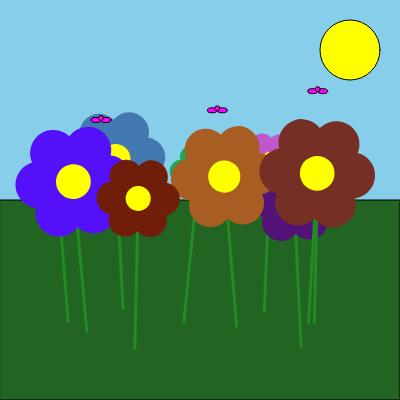
Frame 1 (no input)
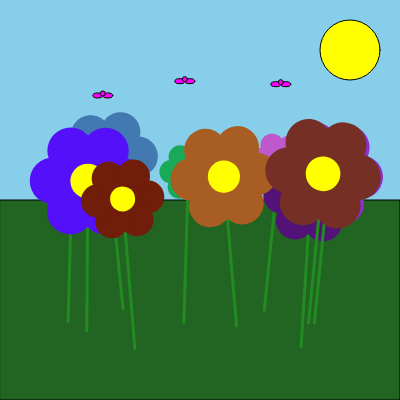
Frame 60 (no input)
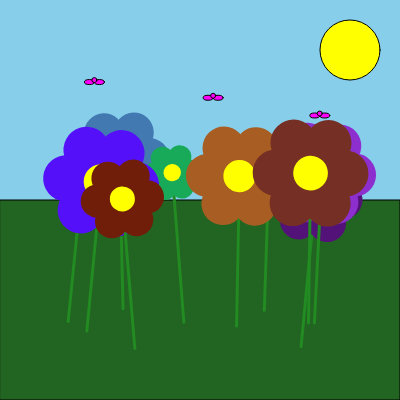
Frame 120 (the mouse pressed at the canvas centre since frame 60)

The p5.js sketch that drew these frames (run headless with seeded random() and noise() and a simulated clock; from frame 60 on, the mouse is pressed at the canvas centre):

// p5.js sketch
// ── sketch.js
// 🌸 ЦВЕТУЩИЙ САД
// Цветы растут и колышутся на ветру
// Сделай поле цветов. Дальше - меньше.

let flowers = [];

function setup() {
  createCanvas(400, 400);

  // Создаём крупные цветы
  for (let i = 0; i < 10; i++) {
    flowers.push({
      x: random(50, 350),
      y: random(300, 350), // Цветы выше
      petalColor: color(random(255), random(255), random(255)),
      centerColor: color(255, 255, 0),
      size: random(20, 70), // Увеличенный размер
      angle: 0
    });
  }
}

function draw() {
  // Небо
  background(135, 206, 235);

  // Солнце
  fill(255, 255, 0);
  ellipse(350, 50, 60, 60);

  // Трава
  fill(34, 100, 34);
  rect(0, 200, width, 200);

  // Рисуем цветы
  for (let flower of flowers) {
    flower.angle = sin(frameCount * 0.02 + flower.x) *
    0.1; // Более плавное качание

    push();
    translate(flower.x, flower.y);
    rotate(flower.angle);

    // Стебель (длиннее)
    stroke(34, 139, 34);
    strokeWeight(3);
    line(0, 0, 0, -150);

    // Лепестки (крупнее)
    translate(0, -150);
    noStroke();
    for (let i = 0; i < 6; i++) {
      let angle = i * PI / 3;
      fill(flower.petalColor);
      ellipse(cos(angle) * flower.size / 2,
        sin(angle) * flower.size / 2,
        flower.size / 1.5, flower.size / 1.5);
    }

    // Центр цветка (крупнее)
    fill(flower.centerColor);
    ellipse(0, 0, flower.size / 2, flower.size / 2);

    pop();
  }

  // Бабочки
  for (let i = 0; i < 3; i++) {
    let x = 100 + i * 100 + sin(frameCount * 0.05 + i) * 20;
    let y = 100 + cos(frameCount * 0.03 + i) * 20;

    fill(255, 0, 255);
    ellipse(x - 5, y, 10, 5);
    ellipse(x + 5, y, 10, 5);
    ellipse(x, y - 2, 5, 5);
  }
}
